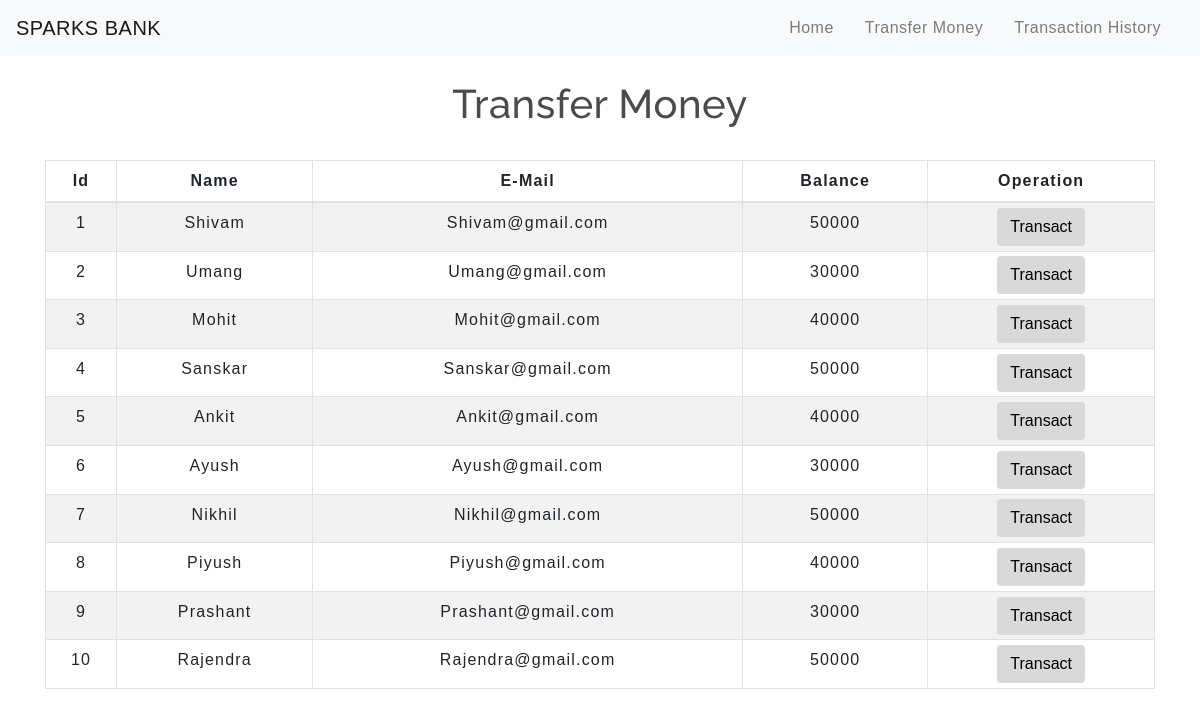
The app's page /transfermoney.php with its own data.
### tables this page shows
CREATE TABLE users (
  id int(3) NOT NULL,
  name text NOT NULL,
  email varchar(30) NOT NULL,
  balance int(8) NOT NULL
);

### transfermoney.php (the view, shortened to what this page needs)
<!DOCTYPE html>
<html lang="en">
<head>
    <link rel="stylesheet" href="https://maxcdn.bootstrapcdn.com/bootstrap/4.0.0/css/bootstrap.min.css">
    <link rel="stylesheet" type="text/css" href="css/table.css">
    <link rel="stylesheet" type="text/css" href="css/navbar.css">
</head>
<body>
<?php
    include 'config.php';
    $sql = "SELECT * FROM users";
    $result = mysqli_query($conn,$sql);
?>
<?php
  include 'navbar.php';
?>
<div class="container">
        <h2 class="text-center pt-4">Transfer Money</h2>
        <br>
            <div class="row">
                <div class="col">
                    <div class="table-responsive-sm">
                    <table class="table table-hover table-sm table-striped table-condensed table-bordered">
                        <thead>
                            <tr>
                            <th scope="col" class="text-center py-2">Id</th>
                            <th scope="col" class="text-center py-2">Name</th>
                            <th scope="col" class="text-center py-2">E-Mail</th>
                            <th scope="col" class="text-center py-2">Balance</th>
                            <th scope="col" class="text-center py-2">Operation</th>
                            </tr>
                        </thead>
                        <tbody>
                <?php
                    while($rows=mysqli_fetch_assoc($result)){
                ?>
                    <tr>
                        <td class="py-2"><?php echo $rows['id'] ?></td>
                        <td class="py-2"><?php echo $rows['name']?></td>
                        <td class="py-2"><?php echo $rows['email']?></td>
                        <td class="py-2"><?php echo $rows['balance']?></td>
                        <td><a href="selecteduserdetail.php?id= <?php echo $rows['id'] ;?>"> <button type="button" class="btn">Transact</button></a></td>
                    </tr>
                <?php
                    }
                ?>
                        </tbody>
                    </table>
                    </div>
                </div>
            </div>
         </div>
</body>
</html>

### navbar.php (shortened to what this page needs)
<nav class="navbar navbar-expand-md navbar-light bg-light">
<a class="navbar-brand" href="index.php">SPARKS BANK</a>
<div class="collapse navbar-collapse" id="collapsibleNavbar">
      <ul class="navbar-nav ml-auto">
        <li class="nav-item">
          <a class="nav-link" href="index.php">Home</a>
        </li>
        <li class="nav-item">
          <a class="nav-link" href="transfermoney.php">Transfer Money</a>
        </li>
        <li class="nav-item">
          <a class="nav-link" href="transactionhistory.php">Transaction History</a>
        </li>
    </div>
 </nav>

### css/table.css (style rules this page uses)
* { padding: 0; margin: 0; box-sizing: border-box; font-family: sans-serif; }
h2 { font-size: 40px; }
table { letter-spacing: 1.2px; }
td { text-align: center; }
button { border:none; background: #d9d9d9; transition: 1s; }

### css/navbar.css (style rules this page uses)
.nav-link { margin-right: 15px; color:#2F363F; letter-spacing: 0.5px; transition: 0.5s; }
.navbar-brand { color: #4C4B4B; letter-spacing: 0.5px; }
h2 { color: #4C4B4B; letter-spacing: 0.5px; font-family: raleway; }

### transfermoney.php (style rules this page uses)
button { transition: 1.5s; }

### records on screen
users: id "1", name "Shivam", email "Shivam@gmail.com", balance "50000"
users: id "2", name "Umang", email "Umang@gmail.com", balance "30000"
users: id "3", name "Mohit", email "Mohit@gmail.com", balance "40000"
users: id "4", name "Sanskar", email "Sanskar@gmail.com", balance "50000"
users: id "5", name "Ankit", email "Ankit@gmail.com", balance "40000"
users: id "6", name "Ayush", email "Ayush@gmail.com", balance "30000"
users: id "7", name "Nikhil", email "Nikhil@gmail.com", balance "50000"
users: id "8", name "Piyush", email "Piyush@gmail.com", balance "40000"
users: id "9", name "Prashant", email "Prashant@gmail.com", balance "30000"
users: id "10", name "Rajendra", email "Rajendra@gmail.com", balance "50000"
